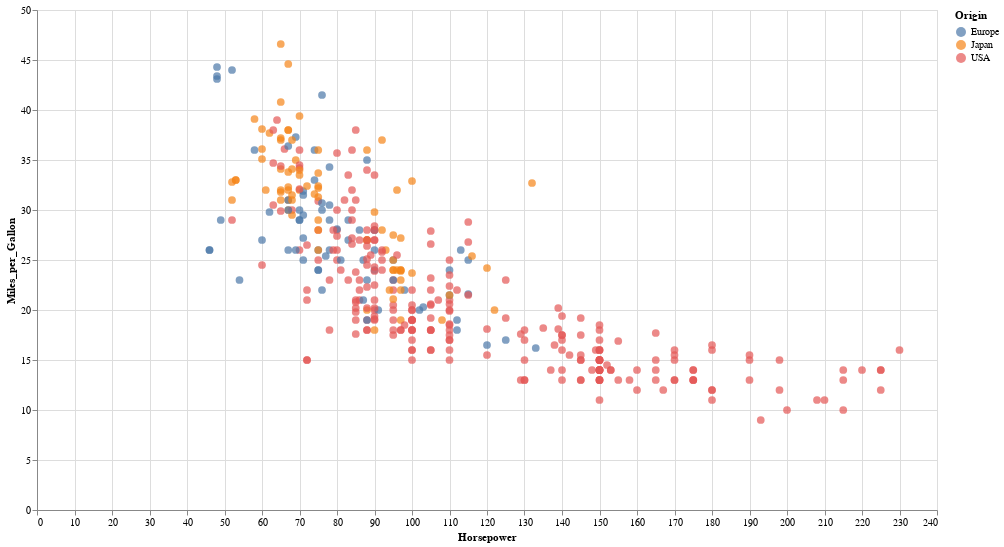

The notebook cell this image was saved under:
### Code cell
import altair as alt
from vega_datasets import data

source = data.cars()

alt.Chart(source).mark_circle(size=60).encode(
    x='Horsepower',
    y='Miles_per_Gallon',
    color='Origin',
    tooltip=['Name', 'Origin', 'Horsepower', 'Miles_per_Gallon']
).properties(width=900, height=500).interactive()

### Figure 1 — Vega-Lite specification as saved in the notebook (floating-point values rounded to 4 significant figures; data arrays with more than 128 entries replaced by an {"elided": "..."} marker saying what was removed)
{"$schema": "https://vega.github.io/schema/vega-lite/v2.6.0.json", "config": {"view": {"height": 300, "width": 400}}, "data": {"name": "data-f02450ab61490a1363517a0190416235"}, "datasets": {"data-f02450ab61490a1363517a0190416235": {"elided": "406 records"}}, "encoding": {"color": {"field": "Origin", "type": "nominal"}, "tooltip": [{"field": "Name", "type": "nominal"}, {"field": "Origin", "type": "nominal"}, {"field": "Horsepower", "type": "quantitative"}, {"field": "Miles_per_Gallon", "type": "quantitative"}], "x": {"field": "Horsepower", "type": "quantitative"}, "y": {"field": "Miles_per_Gallon", "type": "quantitative"}}, "height": 500, "mark": {"size": 60, "type": "circle"}, "selection": {"selector006": {"bind": "scales", "encodings": ["x", "y"], "mark": {"fill": "#333", "fillOpacity": 0.125, "stroke": "white"}, "on": "[mousedown, window:mouseup] > window:mousemove!", "resolve": "global", "translate": "[mousedown, window:mouseup] > window:mousemove!", "type": "interval", "zoom": "wheel!"}}, "width": 900}
